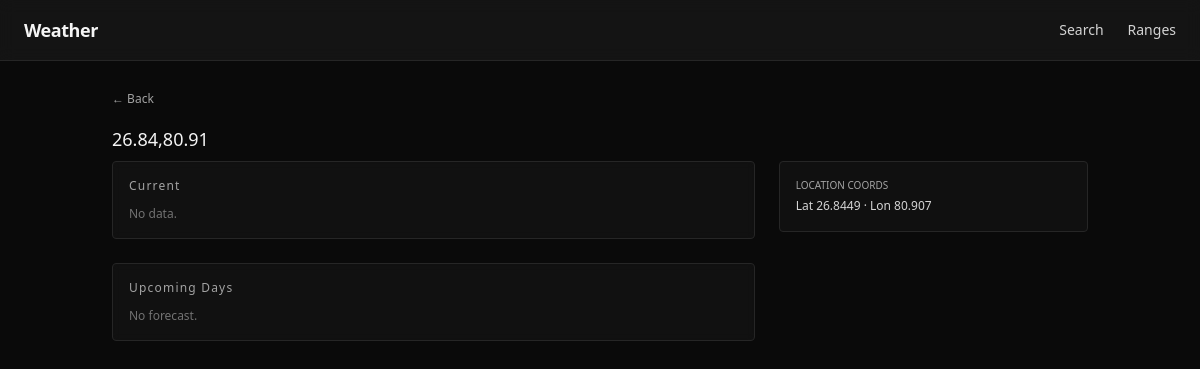
Screenshot of /searches/5/ with the database file from the repository.
### weather_app/models.py (models this page shows)
class SimpleSearch(models.Model):
    query_text = models.CharField(max_length=120)
    resolved_name = models.CharField(max_length=160)
    latitude = models.FloatField()
    longitude = models.FloatField()
    temperature = models.FloatField(null=True, blank=True)
    weather_code = models.CharField(max_length=40, null=True, blank=True)
    searched_at = models.DateTimeField(auto_now_add=True)
    class Meta:
        ordering = ['-id']

### weather_app/views.py (the view, shortened to what this page needs)
# urls.py: path('searches/<int:pk>/', views.search_page, name='search_page'),
def search_page(request, pk):
    s = get_object_or_404(SimpleSearch, pk=pk)
    weather = fetch_weather(s.latitude, s.longitude)
    current = weather.get('current') or {}
    daily = weather.get('daily') or {}
    days = []
    times = (daily.get('time') or [])[:7]
    tmax = daily.get('temperature_2m_max') or []
    tmin = daily.get('temperature_2m_min') or []
    wind = daily.get('wind_speed_10m_max') or []
    codes = daily.get('weather_code') or []
    return render(request, 'weather_app/search_detail.html', {
        'search': s,
        'current': current,
        'days': days,
    })

### weather_app/services.py (called while the page is built, shortened)
def fetch_weather(lat: float, lon: float, start=None, end=None):
    try:
        r = requests.get(MET_URL, params={"lat": lat, "lon": lon}, headers=HEADERS, timeout=15)
        r.raise_for_status()
    except Exception as e:
        return {"error": str(e)}

### weather_app/templates/weather_app/search_detail.html (shortened to what this page needs)
{% extends 'weather_app/base.html' %}
{% block content %}
<a href="/" class="text-xs text-neutral-400 hover:text-neutral-200">← Back</a>
<h2 class="text-lg font-medium mt-4 mb-2">{{ search.resolved_name }}</h2>
<div class="grid md:grid-cols-3 gap-6">
  <div class="md:col-span-2 space-y-6">
    <div class="border border-neutral-800 rounded bg-neutral-900/60 p-4 backdrop-blur-sm transition hover:border-neutral-600">
      <h3 class="text-xs tracking-widest text-neutral-400 mb-3">Current</h3>
      {% if current %}
      <div class="grid grid-cols-2 sm:grid-cols-4 gap-4 text-sm">
        <div><div class="text-[10px] text-neutral-500">Temp</div><div class="text-lg">{{ current.temperature_2m }}°C</div></div>
        <div><div class="text-[10px] text-neutral-500">Wind</div><div>{{ current.windspeed_10m }} km/h</div></div>
        <div><div class="text-[10px] text-neutral-500">Humidity</div><div>{{ current.relative_humidity_2m }}%</div></div>
        <div><div class="text-[10px] text-neutral-500">Time</div><div>{{ current.time|slice:'11:16' }}</div></div>
      </div>
      {% else %}<p class="text-xs text-neutral-500">No data.</p>{% endif %}
    </div>
    <div class="border border-neutral-800 rounded bg-neutral-900/60 p-4 backdrop-blur-sm transition hover:border-neutral-600">
      <h3 class="text-xs tracking-widest text-neutral-400 mb-3">Upcoming Days</h3>
      <div class="grid grid-cols-2 md:grid-cols-5 gap-4 text-[11px]">
      {% for d in days %}
        <div class="p-2 rounded bg-neutral-800/40 border border-neutral-800 hover:border-neutral-600 transition">
          <div class="text-neutral-400 text-[10px]">{{ d.date|slice:'5:' }}</div>
          <div class="text-sm mt-1">{{ d.t_max }} / {{ d.t_min }} °C</div>
          <div class="text-neutral-500">W {{ d.wind }}</div>
          <div class="text-neutral-500">C {{ d.code }}</div>
        </div>
      {% empty %}<p class="text-xs text-neutral-500">No forecast.</p>{% endfor %}
      </div>
    </div>
  </div>
  <div class="space-y-4">
    <div class="border border-neutral-800 rounded p-4 bg-neutral-900/50 text-[12px] text-neutral-300">
      <div class="text-neutral-400 text-[10px] uppercase mb-1">Location Coords</div>
      <div>Lat {{ search.latitude }} · Lon {{ search.longitude }}</div>
    </div>
  </div>
</div>
{% endblock %}

### rows the page displays
SimpleSearch: resolved_name "26.84,80.91", latitude "26.8449", longitude "80.907"
